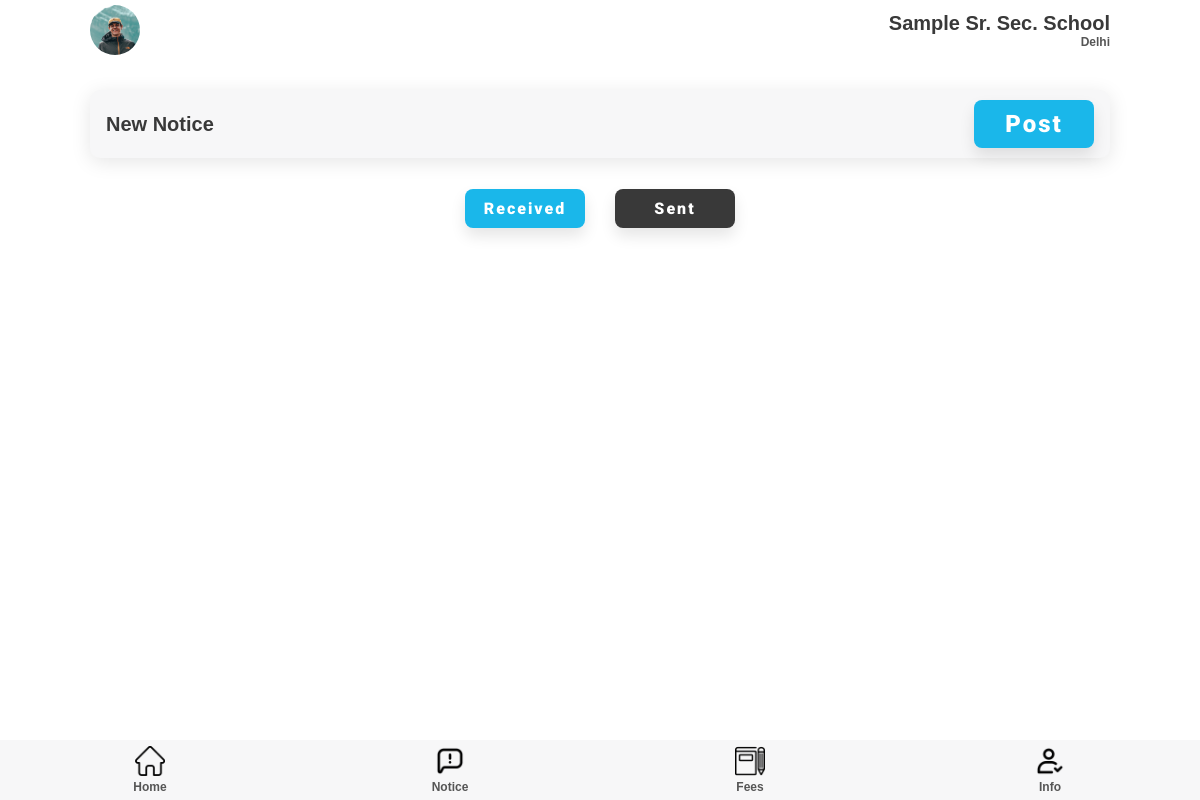
The app's page /notice/superadmin/sent (signed in), older data.
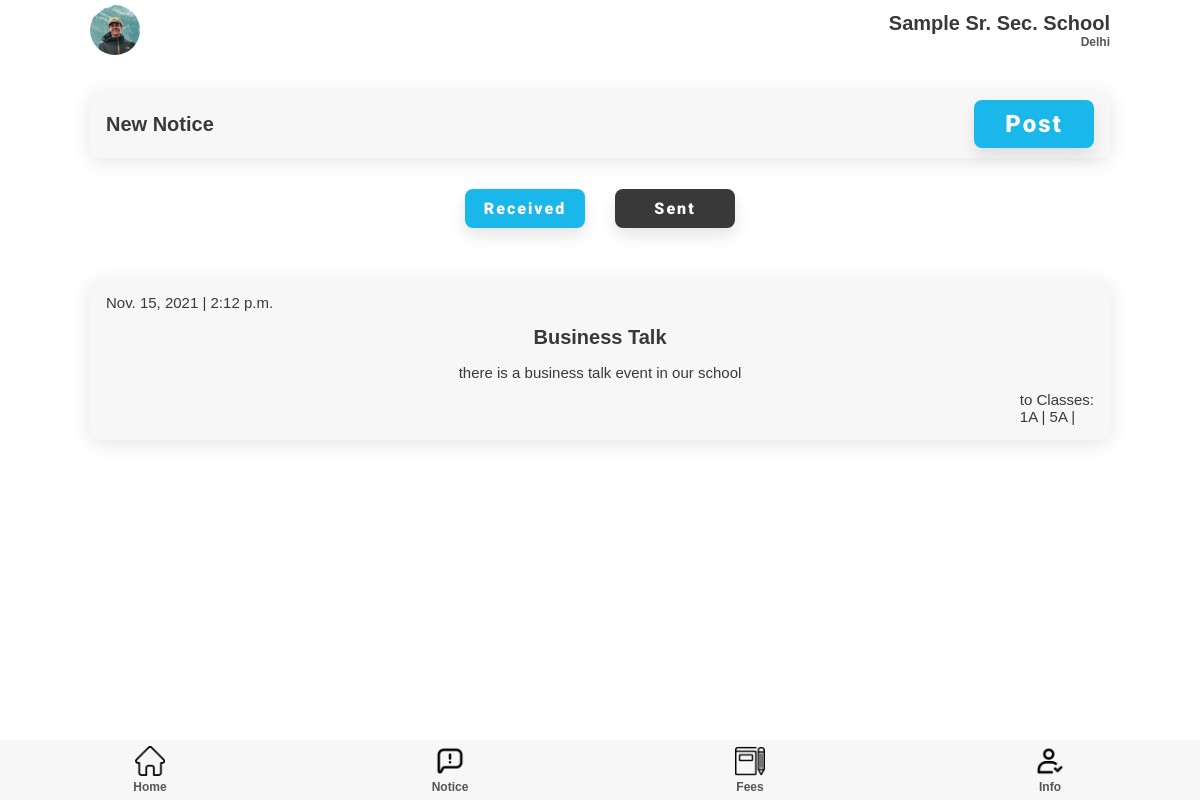
The same page, newer data.
### notice/models.py (models this page shows)
class notice(models.Model):
        topic = models.CharField(max_length=200)
        desc = models.CharField(max_length=2000)
        date = models.DateTimeField(auto_now=True)
        posted_by = models.ForeignKey(User, on_delete=models.CASCADE, null=True)

class receiver(models.Model):
        note = models.ForeignKey(notice, on_delete=models.CASCADE)
        receiver = models.ForeignKey(classSection, on_delete=models.CASCADE)

### teacher/models.py (models this page shows)
class classSection(models.Model):
    Class = models.IntegerField()
    section = models.CharField(max_length=50)
    teacher = models.OneToOneField(teacher, on_delete=models.PROTECT)

### notice/views.py (the view)
# urls.py: path('superadmin/<str:category>', views.superAdminNotice, name = 'superAdminNotice'),
def superAdminNotice(request, category):
    print(category)
    user = request.user
    if category == 'all':
        superadminObj = SuperAdmin.objects.get(user = user)
        schoolobj = superadminObj.school
        superadmin_qs = SuperAdmin.objects.filter(school = schoolobj).exclude(user = user)
        print(type(superadmin_qs))
        notice_qs = []
        for superadmin in superadmin_qs:
            notice_q = notice.objects.filter(posted_by = superadmin.user).values()
            print(notice_q)
            for item in notice_q:
                notice_qs.append(item)
        print(notice_qs)
        for notice_q in notice_qs:
            notice_q["receiver"] = receiver.objects.filter(note = notice_q["id"])
            notice_q["posted_by"] = User.objects.get(id = notice_q["posted_by_id"]).username
        print("last notice_qs: ", notice_qs)
        notice_qs.reverse()
        return render(request, 'superNotice.html', {'notices': notice_qs, 'superadmin': superadminObj, 'category': category})
    elif category == 'sent':
        superadminObj = SuperAdmin.objects.get(user = user)
        schoolobj = superadminObj.school
        superadmin_qs = SuperAdmin.objects.filter(school = schoolobj)
        notice_qs = notice.objects.filter(posted_by = user).order_by("date").values()
        for notice_q in notice_qs:
            notice_q["receiver"] = receiver.objects.filter(note = notice_q["id"])
        notice_qs_1 = [item for item in notice_qs]
        notice_qs_1.reverse()
        print("last ", notice_qs_1)
        return render(request, 'superNotice.html', {'notices': notice_qs_1, 'superadmin': superadminObj, 'category': category})

### templates/superadmin/superNotice.html (shortened to what this page needs)
{% extends 'adminhome.html' %} {% load static %} {% block extra-head %}
<link rel="stylesheet" href="{% static '/css/attendance.css' %}" />
<link rel="stylesheet" href="{% static '/css/notice.css' %}" />
{% endblock extra-head %}
{% block content %}
<section id="main">
  <section id="start-att">
    <div class="component-back">
      <div>
        <h2>New Notice</h2>
      </div>
      <a href="{% url 'notice:createNotice' %}">
        <button class="btn btn-lg">Post</button>
      </a>
    </div>
  </section>
  <section class="notice-toggle">
    <div class="notice-buttons">
      <a href="{% url 'notice:superAdminNotice' "all" %}">
      <button class="btn btn-md {% if category == "all" %}btn-black{% endif %}">Received</button>
      </a>
      <a href="{% url 'notice:superAdminNotice' "sent" %}">
      <button class="btn btn-md {% if category == "sent" %}btn-black{% endif %}">Sent</button>
      </a>
    </div>
  </section>
  <section id="home-menu">
    <div class="home-menu">
      {% for notice in notices %}
      <div class="menu-list notice-list">
        <p>{{ notice.date.date }} | {{ notice.date.time }} <br />
        </p>
        <h2>{{ notice.topic }}</h2>
        <p>{{ notice.desc }}</p>
        <p>to Classes: <br /> {% for class in notice.receiver %}{{class.receiver.Class}}{{class.receiver.section}} | {% endfor %}</p>
      </div>
      {% endfor %}
    </div>
  </section>
</section>
{% endblock content %}

### templates/superadmin/adminhome.html (shortened to what this page needs)
{% load static %}
<!DOCTYPE html>
<html lang="en">
{% block head %}
  <head>
    <link
      rel="stylesheet"
      href="https://cdnjs.cloudflare.com/ajax/libs/font-awesome/6.0.0-beta2/css/all.min.css"
    />
    <link rel="stylesheet" href="{% static 'css/style.css' %}" />
    {% block extra-head %}{% endblock extra-head %}
  </head>
{% endblock head %}
  <body>
    <section id="main">
    {% block nav %}
      <section id="nav">
        <nav class="top-navbar">
          <div class="profile-picture">
            <img src="{% static 'img/profile.jpg' %}" />
          </div>
          <div class="school-name">
            <h2>Sample Sr. Sec. School</h2>
            <h5 class="faded">Delhi</h5>
          </div>
        </nav>
      </section>
      {% endblock nav %}
      {% block content %}{% endblock content %}
      {% block bottom-nav %}
      <section id="bottom-nav">
        <nav class="bottom-navbar">
          <div class="nav-links">
            <div class="nav-button">
              <a href="{% url 'superadmin:adminhome' %}">
                <img src="{% static '/img/home.png' %}" />
                <h5 class="faded">Home</h5>
              </a>
            </div>
            <div class="nav-button">
              <a href="{% url 'notice:superAdminNotice' 'all' %}">
                <img src="{% static '/img/notice.png' %}" />
                <h5 class="faded">Notice</h5>
              </a>
            </div>
            <div class="nav-button">
              <a href="/admin/fees.html">
                <img src="{% static '/img/homework.png' %}" />
                <h5 class="faded">Fees</h5>
              </a>
            </div>
            <div class="nav-button">
              <a href="/admin/schoolInfo.html">
                <img src="{% static '/img/check.png' %}" />
                <h5 class="faded">Info</h5>
              </a>
            </div>
          </div>
        </nav>
      </section>
      {% endblock bottom-nav %}
    </section>
  </body>
</html>

### static/css/style.css (style rules this page uses)
:root { --dark-green: #1ab7ea; --light-green: #9cdabd; --dark-red: #fb3f4a; --light-red: #fb878e; --light-red: #2196f3; --light-grey: #f7f7f8; --dark-grey: #e7e7e8; --dark: #393939; --faded: #555555; --center-width: 85%; }
* { box-sizing: border-box; margin: 0; padding: 0; }
body { font-family: "Arial", sans-serif; -webkit-font-smoothing: antialiased; }
a { text-decoration: none; }
* { margin: 0; padding: 0; }
#main { margin: auto; margin-bottom: 60px; width: 100%; background-color: #fff; }
#nav { margin-bottom: 30px; }
.top-navbar { margin: auto; display: flex; justify-content: space-between; align-items: center; align-content: center; height: 60px; width: var(--center-width); }
.profile-picture { height: 50px; width: 50px; }
.profile-picture img { height: 100%; width: 100%; border-radius: 50px; object-fit: cover; }
.school-name { display: flex; flex-direction: column; align-items: flex-end; }
.home-menu, .goto { margin: 35px auto 0; width: var(--center-width); display: flex; flex-direction: column; justify-content: space-between; }
.menu-list, .component-back { background-color: var(--light-grey); border-radius: 10px; display: flex; justify-content: space-between; align-items: center; margin: 1em 0; padding: 10px 16px; transition: all 0.5s ease 0s; box-shadow: 0px 4px 20px rgba(0, 0, 0, 0.1); }
.bottom-navbar { margin: auto; position: fixed; bottom: 0; background-color: var(--light-grey); height: 60px; width: 100%; }
.nav-links { margin: auto; width: var(--center-width); display: flex; justify-content: space-between; width: 100%; }
.nav-button { height: 60px; width: 25%; display: flex; flex-direction: column; justify-content: space-around; align-items: center; transition: all 0.3s ease-in-out 0.1s; }
.nav-button > a { width: 100%; text-align: center; }
.nav-button img { height: 30px; }
.btn { display: inline-block; background: var(--dark-green); color: #fff; padding: 10px 15px; min-width: 120px; font-size: 1rem; text-align: center; border: none; cursor: pointer; outline: none; box-shadow: 0px 8px 15px rgba(0, 0, 0, 0.1); transition: all 0.3s ease 0s; border-radius: 8px; letter-spacing: 2px; font-family: "Roboto", sans-serif; font-weight: 900; }
.btn-lg { font-size: 1.5rem; }
.btn-md { font-size: 1rem; }
.btn-black { background-color: var(--dark); color: #fff; }
.btn-black { background-color: var(--dark); }
p { color: var(--dark); font-size: 15px; font-weight: 300; }
h2 { color: var(--dark); text-transform: capitalize; font-size: 20px; font-weight: 600; }
h5 { color: var(--dark); font-size: 12px; font-weight: 600; }
.faded { color: var(--faded); }

### static/css/attendance.css (style rules this page uses)
#start-att { width: 85%; margin: auto; }

### static/css/notice.css (style rules this page uses)
.notice-list { flex-direction: column; }
.notice-list > p:nth-child(1) { align-self: baseline; }
.notice-list > p:nth-child(4) { align-self: end; }
.notice-list > * { margin: 5px 0px; }
.notice-list h2 { margin: 10px 0; }
.notice-toggle { margin: auto; }
.notice-buttons { display: flex; justify-content: center; }
.notice-toggle .notice-buttons .btn { margin: 15px 15px 0 15px; }

Row changes from the older to the newer data that the page shows:
added notice: date "Nov. 15, 2021", date.time "2:12 p.m.", topic "Business Talk", desc "there is a business talk event in our school"
added receiver: receiver.Class "1", receiver.section "A"
added receiver: receiver.Class "5", receiver.section "A"
